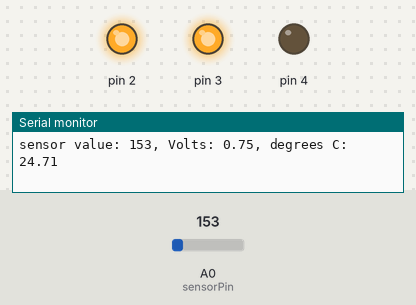
Recording of a sketch running on a simulated Arduino Uno, built with avr-gcc and run on an emulated ATmega328P. Shown: output pins drawn as LEDs (lit = HIGH), the last lines printed to the serial monitor. Inputs (shaded band) come from the test bench; at power-on: A0 (sensorPin) = 153.

Above: at 1.2 s.
1.3 s: A0 (sensorPin) set to 151
At 1.7 s:
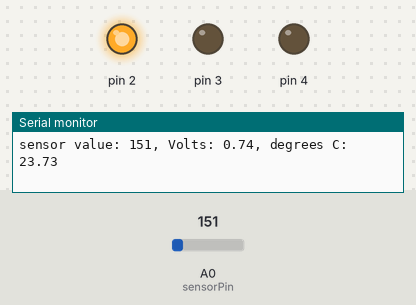
2.8 s: A0 (sensorPin) set to 114
At 4.0 s:
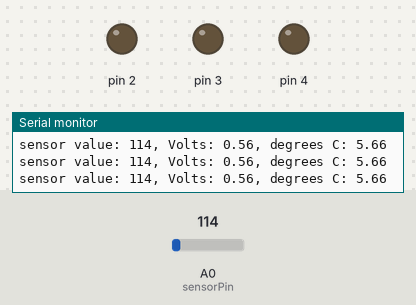
4.3 s: A0 (sensorPin) set to 165
At 4.7 s:
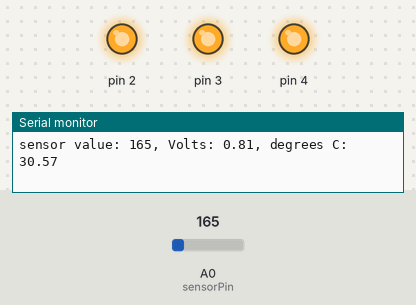
5.8 s: A0 (sensorPin) set to 133
At 7.3 s:
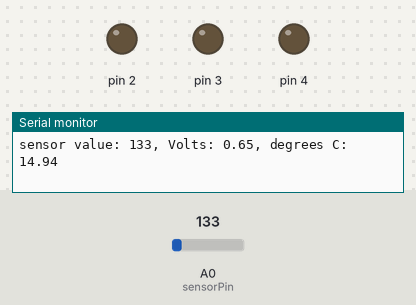
8.8 s: A0 (sensorPin) set to 175
At 10.2 s:
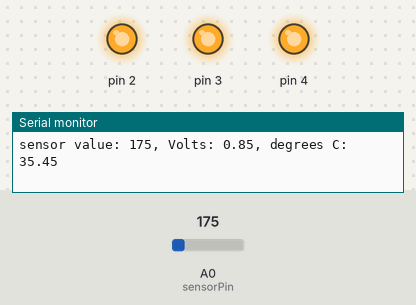
Timing chart, 0 to 11.8 s (numbered marks = the images above; inputs shaded):
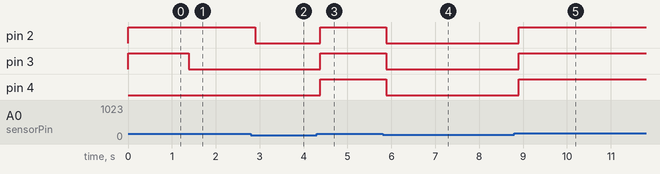

Measured:
- the behaviour switches between 152 and 151 on A0 (sensorPin) (found by bisection; images 0 and 1)
- after the input at 1.3 s, pin 3: HIGH → LOW after 0.09 s
- after the input at 2.8 s, pin 2: HIGH → LOW after 0.10 s
- after the input at 4.3 s, pin 2–4: LOW → HIGH after 0.07 s
- after the input at 5.8 s, pin 2–4: HIGH → LOW after 0.08 s
- after the input at 8.8 s, pin 2–4: LOW → HIGH after 0.10 s

The sketch:

03Love-O-Meter.ino
```cpp
/*materials:
- arduino board
- 3 leds (cathode-short leg- to resistor and anode- long leg- to ground)
- wires (get a few)
- 3 220 ohm resistors
- 1 low voltage temp sensor (TMP36)

once the program is uploaded, tough the low voltage temp sensor to
get the leds to light up (warmer you are, more leds light up)
*/

//pin the sensor is connected to
const int sensorPin = A0;
//temp in cel
const float baselineTemp = 20.0;

void setup() {
  // put your setup code here, to run once:
  Serial.begin(9600);

  for(int pinNumber = 2; pinNumber<5; pinNumber++){
    pinMode(pinNumber, OUTPUT);
    digitalWrite(pinNumber, LOW);
  }
}

void loop() {
  // put your main code here, to run repeatedly:
  //reads analog pin
  int sensVal = analogRead(sensorPin);

  //sends sens val to serial port
  Serial.print("sensor value: ");
  Serial.print(sensVal);

  //converts adc to voltage
  float volt = (sensVal/1024.0)*5.0;

  //voltage to serial port
  Serial.print(", Volts: ");
  Serial.print(volt);

  //far-->cel
  Serial.print(", degrees C: ");
  float temp = (volt-0.5)*100;
  Serial.println(temp);

  //which leds are switched on/off
  if(temp < baselineTemp+2){
    digitalWrite(2, LOW);
    digitalWrite(3, LOW);
    digitalWrite(4, LOW);
  }

  else if(temp >= baselineTemp+2 && temp < baselineTemp+4){
    digitalWrite(2, HIGH);
    digitalWrite(3, LOW);
    digitalWrite(4, LOW);
  }

  else if(temp >= baselineTemp+4 && temp < baselineTemp+6){
    digitalWrite(2, HIGH);
    digitalWrite(3, HIGH);
    digitalWrite(4, LOW);
  }

  else if(temp >= baselineTemp+6){
    digitalWrite(2, HIGH);
    digitalWrite(3, HIGH);
    digitalWrite(4, HIGH);
  }
  delay(1);
}
```
